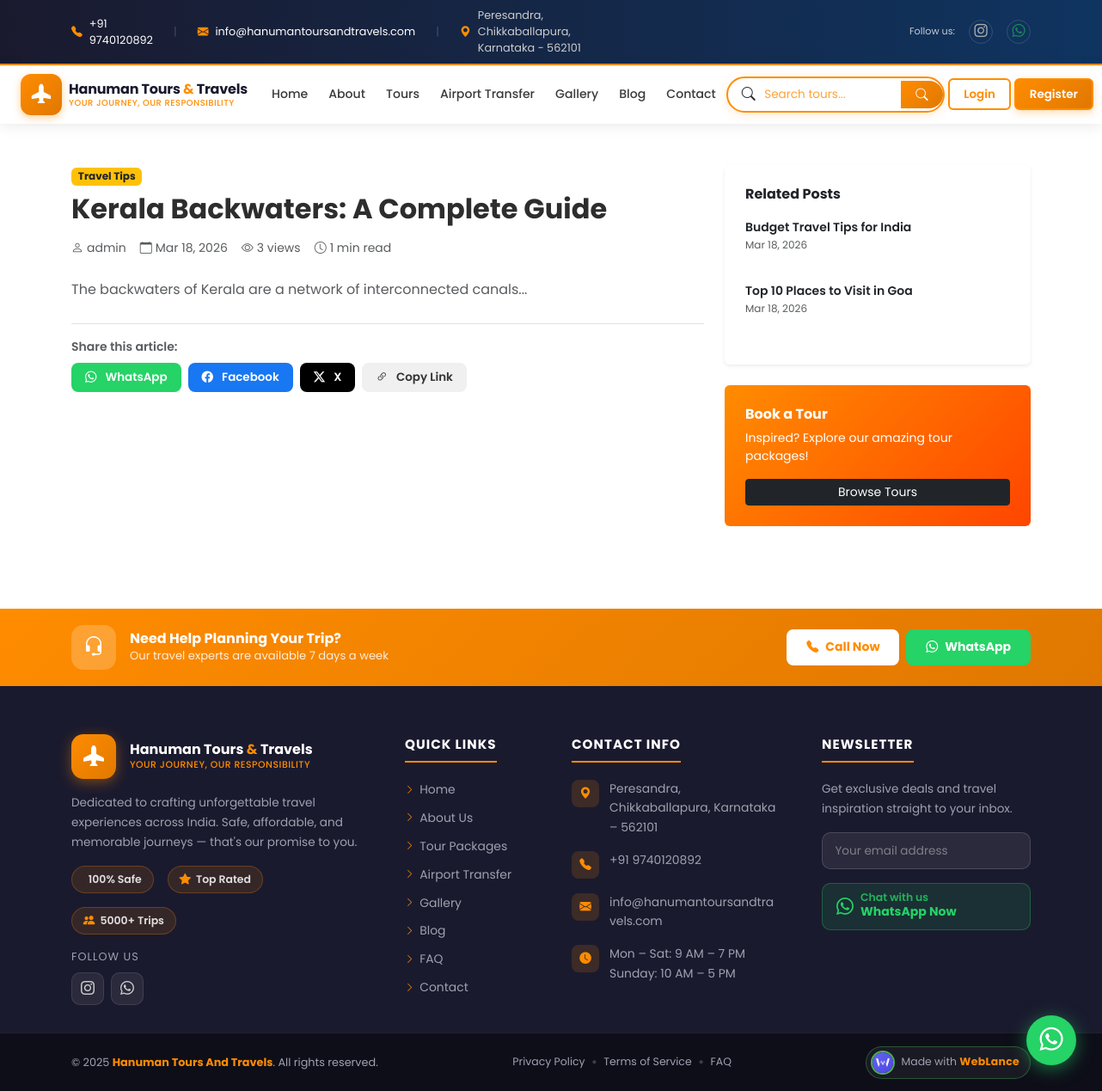
Screenshot of /blog/kerala-backwaters-guide/ with the database file from the repository.
### blog/models.py (models this page shows, shortened)
class BlogPost(models.Model):
    title = models.CharField(max_length=300)
    slug = models.SlugField(unique=True)
    author = models.ForeignKey(User, on_delete=models.CASCADE)
    category = models.ForeignKey(BlogCategory, on_delete=models.SET_NULL, null=True, blank=True)
    thumbnail = models.ImageField(upload_to='blog/')
    excerpt = models.TextField(max_length=500)
    content = models.TextField()
    tags = models.CharField(max_length=300, blank=True)
    is_published = models.BooleanField(default=False)
    views = models.PositiveIntegerField(default=0)
    created_at = models.DateTimeField(auto_now_add=True)
    updated_at = models.DateTimeField(auto_now=True)
    @property
    def reading_time(self):
        word_count = len(self.content.split())
        minutes = max(1, round(word_count / 200))
        return minutes
    class Meta:
        ordering = ['-created_at']

class BlogCategory(models.Model):
    name = models.CharField(max_length=100)
    slug = models.SlugField(unique=True)
    class Meta:
        verbose_name_plural = 'Blog Categories'

### blog/views.py (the view)
# urls.py: path('<slug:slug>/', views.blog_detail, name='blog_detail'),
def blog_detail(request, slug):
    post = get_object_or_404(BlogPost, slug=slug, is_published=True)
    post.views += 1
    post.save(update_fields=['views'])
    related = BlogPost.objects.filter(is_published=True, category=post.category).exclude(id=post.id)[:3]
    context = {
        'post': post,
        'related': related,
        'meta_title': f'{post.title} - Hanuman Tours and Travels Blog',
        'meta_description': post.excerpt,
    }
    return render(request, 'blog/blog_detail.html', context)

### core/context_processors.py (called while the page is built)
def site_context(request):
    return {
        'SITE_NAME': settings.SITE_NAME,
        'SITE_TAGLINE': settings.SITE_TAGLINE,
        'SITE_PHONE': settings.SITE_PHONE,
        'SITE_EMAIL': settings.SITE_EMAIL,
        'SITE_ADDRESS': settings.SITE_ADDRESS,
        'WHATSAPP_NUMBER': settings.WHATSAPP_NUMBER,
    }

### templates/blog/blog_detail.html (shortened to what this page needs)
{% extends 'base.html' %}
{% block content %}
<section class="py-5">
    <div class="container">
        <div class="row g-4">
            <div class="col-lg-8">
                <span class="badge bg-warning text-dark mb-2">{{ post.category.name|default:"Travel" }}</span>
                <h2 class="fw-bold mb-3">{{ post.title }}</h2>
                <div class="d-flex align-items-center text-muted small mb-4 gap-3 flex-wrap">
                    <span><i class="bi bi-person me-1"></i>{{ post.author.get_full_name|default:post.author.username }}</span>
                    <span><i class="bi bi-calendar me-1"></i>{{ post.created_at|date:"M d, Y" }}</span>
                    <span><i class="bi bi-eye me-1"></i>{{ post.views }} views</span>
                    <span><i class="bi bi-clock me-1"></i>{{ post.reading_time }} min read</span>
                </div>
                <div class="blog-content text-muted">{{ post.content|linebreaks }}</div>
                <div class="mt-4 pt-3 border-top">
                    <p class="small fw-semibold text-muted mb-2">Share this article:</p>
                    <div class="d-flex gap-2 flex-wrap">
                        <a href="https://wa.me/?text={{ post.title }} - {{ request.build_absolute_uri }}"
                           class="share-btn share-btn-wa" target="_blank">
                            <i class="bi bi-whatsapp me-1"></i>WhatsApp
                        </a>
                        <a href="https://www.facebook.com/sharer/sharer.php?u={{ request.build_absolute_uri }}"
                           class="share-btn share-btn-fb" target="_blank">
                            <i class="bi bi-facebook me-1"></i>Facebook
                        </a>
                        <a href="https://twitter.com/intent/tweet?text={{ post.title }}&url={{ request.build_absolute_uri }}"
                           class="share-btn share-btn-tw" target="_blank">
                            <i class="bi bi-twitter-x me-1"></i>X
                        </a>
                        <button class="share-btn share-btn-copy share-copy-btn">
                            <i class="bi bi-link-45deg me-1"></i>Copy Link
                        </button>
                    </div>
                </div>
            </div>
            <div class="col-lg-4">
                <div class="card border-0 shadow-sm p-4 mb-4">
                    <h6 class="fw-bold mb-3">Related Posts</h6>
                    {% for rpost in related %}
                    <div class="d-flex mb-3">
                        <div>
                            <a href="{% url 'blog_detail' rpost.slug %}" class="text-dark text-decoration-none fw-semibold small">{{ rpost.title|truncatewords:8 }}</a>
                            <p class="text-muted" style="font-size:0.75rem;">{{ rpost.created_at|date:"M d, Y" }}</p>
                        </div>
                    </div>
                    {% empty %}
                    <p class="text-muted small">No related posts.</p>
                    {% endfor %}
                </div>
                <div class="card border-0 p-4 text-white" style="background: linear-gradient(135deg, #ff8c00, #ff4500);">
                    <h6 class="fw-bold mb-2">Book a Tour</h6>
                    <p class="small mb-3">Inspired? Explore our amazing tour packages!</p>
                    <a href="{% url 'tour_list' %}" class="btn btn-dark btn-sm">Browse Tours</a>
                </div>
            </div>
        </div>
    </div>
</section>
{% endblock %}

### static/css/style.css (style rules this page uses)
:root { --primary: #ff8c00; --primary-dark: #e07800; --primary-light: #ffb347; --dark: #1a1a2e; --dark-2: #16213e; --dark-3: #0f3460; --text-light: #e0e0e0; --text-muted-light: #a0a0b0; --white: #ffffff; --bg-light: #f8f9fa; --shadow: 0 4px 20px rgba(0,0,0,0.1); --shadow-lg: 0 10px 40px rgba(0,0,0,0.15); --radius: 12px; --transition: all 0.3s ease; }
* { box-sizing: border-box; margin: 0; padding: 0; }
html { scroll-behavior: smooth; }
body { font-family: 'Poppins', sans-serif; color: #2d2d2d; overflow-x: hidden; }
.blog-content p { line-height: 1.8; margin-bottom: 1.2rem; }
body { overflow-x: hidden; }
.share-btn { display: inline-flex; align-items: center; gap: 6px; padding: 0.45rem 1rem; border-radius: 8px; font-size: 0.84rem; font-weight: 600; text-decoration: none; transition: all 0.25s ease; border: none; cursor: pointer; }
.share-btn-wa { background: #25d366; color: #fff; }
.share-btn-fb { background: #1877f2; color: #fff; }
.share-btn-tw { background: #000; color: #fff; }
.share-btn-copy { background: #f0f0f0; color: #333; }

### rows the page displays
BlogPost: category.name "Travel Tips", title "Kerala Backwaters: A Complete Guide", author.get_full_name "admin", created_at "Mar 18, 2026", views "3", reading_time "1", content "The backwaters of Kerala are a network of interconnected canals..."
BlogPost: title "Budget Travel Tips for India", created_at "Mar 18, 2026"
BlogPost: title "Top 10 Places to Visit in Goa", created_at "Mar 18, 2026"

### other values shown
{{ SITE_PHONE }} "+91 9740120892"
{{ SITE_EMAIL }} "info@hanumantoursandtravels.com"
{{ SITE_ADDRESS }} "Peresandra, Chikkaballapura, Karnataka - 562101"
